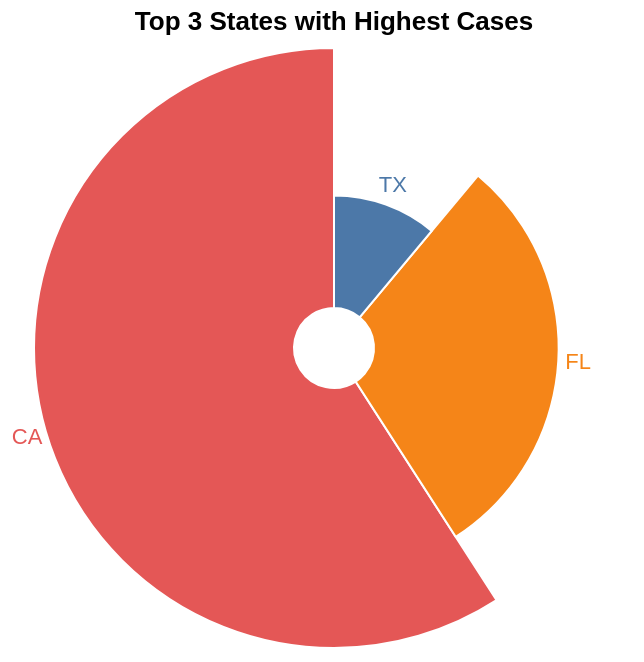

Express this chart as Vega-Lite.
### Vega-Lite specification from a JSON file in a GitHub repository (floating-point values rounded to 4 significant figures)
{"$schema": "https://vega.github.io/schema/vega-lite/v5.json", "title": "Top 3 States with Highest Cases ", "data": {"values": [{"State": "CA", "value": 795868}, {"State": "FL", "value": 401388}, {"State": "TX", "value": 149037}]}, "layer": [{"mark": {"type": "arc", "innerRadius": 20, "stroke": "#fff"}}, {"mark": {"type": "text", "radiusOffset": 10}, "encoding": {"text": {"field": "State", "type": "nominal"}}}], "encoding": {"theta": {"field": "value", "type": "quantitative", "stack": true}, "radius": {"field": "value", "scale": {"type": "sqrt", "zero": true, "rangeMin": 20}}, "color": {"field": "value", "type": "nominal", "legend": null}, "tooltip": [{"field": "State", "type": "nominal", "title": "State"}, {"field": "value", "type": "quantitative", "title": "Number of cases"}]}}
